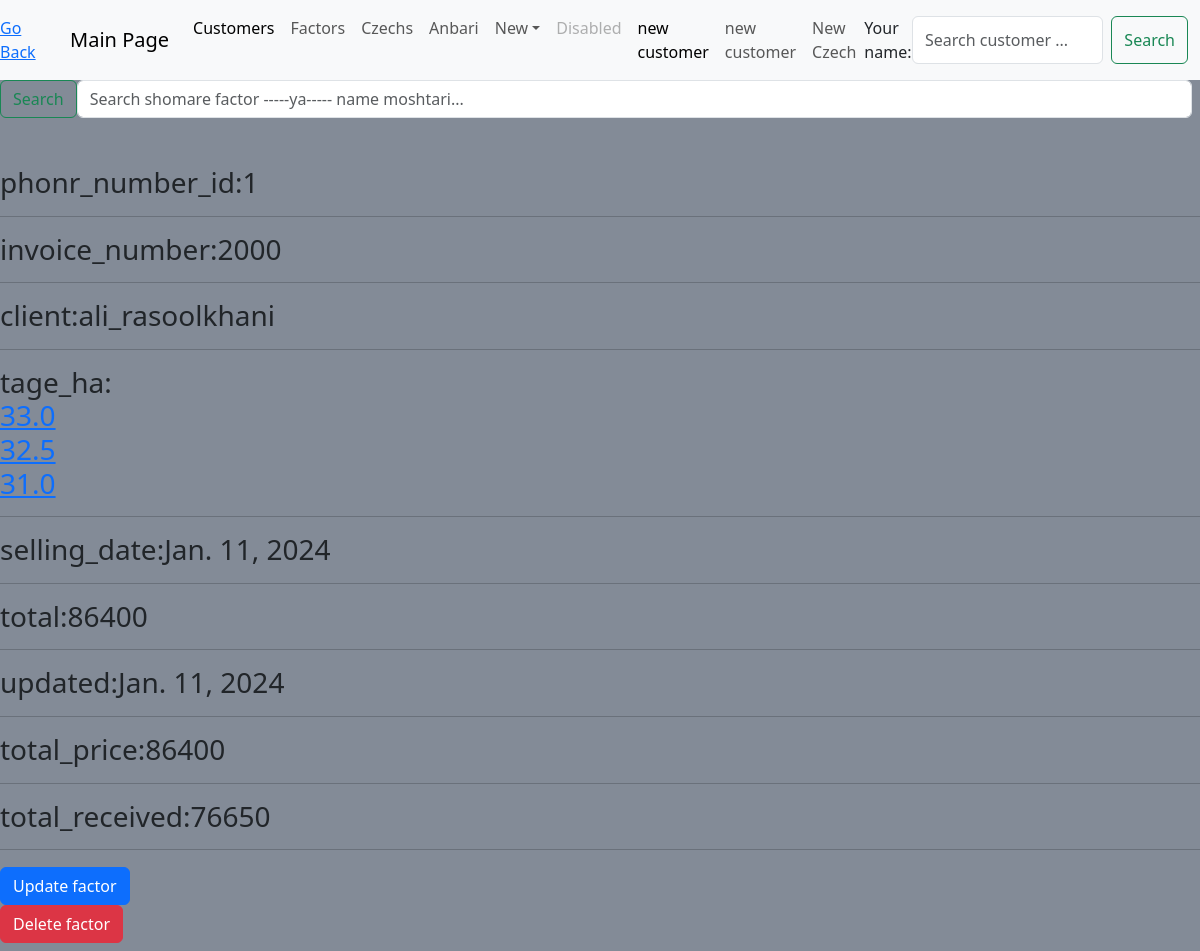
Page /factor/profile/1 on the committed database.
### factor0/models.py (models this page shows, shortened)
class Invoice(models.Model):
    invoice_number = models.IntegerField(blank=True, null=True, default=2000, unique=True)
    client = models.ForeignKey(Client, on_delete=models.SET_NULL, null=True)
    amount = models.IntegerField(null=True, default=240)
    roll = models.ManyToManyField(Roll)
    received = models.ForeignKey(Received, on_delete=models.SET_NULL, blank=True, null=True)
    selling_date = models.DateField(auto_now_add=True)
    updated = models.DateField(auto_now=True)
    @property
    def total_price(self):
        if self.roll.exists():
            if self.roll.filter(material__in=['nil', 'bangal']).exists():
                total_pricee = sum(roll.weight * (self.amount or 0) for roll in self.roll.all())
            else:
                total_pricee = sum(roll.meter * (self.amount or 0) for roll in self.roll.all())
        else:
            total_pricee = 0
        return total_pricee
    class Meta:
        ordering = ['-invoice_number', ]
        verbose_name_plural = "Invoices"

class Roll(models.Model):
    material = models.CharField(max_length=16, default='nil-bangal')
    dyeing = models.CharField(max_length=30, default='sooper_derakhshan')
    weight = models.FloatField(blank=True, null=True)
    meter = models.IntegerField(null=True, default=120)
    used_in_invoice = models.BooleanField(default=False, null=True)
    class Meta:
        ordering = ['-material', '-weight', '-meter', ]
        verbose_name_plural = "Rolls"
    def __str__(self) -> str:
        return str(self.weight)

### customer0/models.py (models this page shows, shortened)
class Client(models.Model):
    name = models.CharField(max_length=50, unique=True)
    national_code = models.CharField(max_length=16, blank =True, null = True, unique=True)
    phonr_number = models.CharField(max_length=16, unique=True)
    address = models.TextField()
    creditـlimit = models.CharField(max_length=16)
    class Meta:
        ordering = ['name', ]
        verbose_name_plural = "Clients"
    def __str__(self) -> str:
        return self.name[0:50]

### chek0/models.py (models this page shows, shortened)
class Received(models.Model):
    chek = models.ManyToManyField(Czech, blank=True)
    cash = models.IntegerField(blank=True, null=True)
    date = models.DateField(auto_now_add=True)
    updated = models.DateField(auto_now=True)
    @property
    def total_received(self):
        total_price = sum(int(t.amount) or 0 for t in self.chek.all())
        total_cash = self.cash or 0
        total = total_price + total_cash
        return total or 0

class Czech(models.Model):
    chec_bearer = models.ForeignKey(Client, null=True, on_delete=models.SET_NULL)
    check_book = models.IntegerField(unique=True)
    sayad = models.CharField(max_length=16, unique=True)
    dueـdate = models.CharField(max_length=15)
    amount = models.CharField(max_length=20)
    national_code = models.CharField(max_length=20, unique=True)
    destination = models.CharField(max_length=100, null=True, blank=True)
    dueـdate = models.DateField(auto_now_add=True)
    updated = models.DateField(auto_now=True)
    holder = models.CharField(max_length=100, null=True, blank=True)
    class RegistereChoice(models.TextChoices):
        Yes = 'yes'
        No = 'no'
    is_registered = models.CharField(max_length=16, choices =RegistereChoice, default=RegistereChoice.No)
    class Meta:
        ordering = ['-check_book', ]
    check_photo = models.ImageField( blank=True, null=True, upload_to="chekha")

### factor0/views.py (the view)
# urls.py: path('profile/<int:id>', views.factor_profile, name='profile'),
def factor_profile(request, id):
    factor = get_object_or_404(Invoice, id=id)
    content = {'factor': factor}
    return render(request, 'factor0/profile.html', content)

### factor0/templates/factor0/profile.html
{% extends 'main.html' %}
{% block content %}
<br><br>
<h3>
phonr_number_id:{{factor.id}} <hr>
invoice_number:{{factor.invoice_number}} <hr>
client:{{factor.client}}<hr>
tage_ha:<a href ="{% url 'factor:tage_factor'  factor.id %}">
            {% for roll in factor.roll.all %}
            <br/>{{ roll }}
            {% endfor %}
          </a> <br><hr>
selling_date:{{factor.selling_date}}<hr>
total:{{factor.total_price}}<hr>
updated:{{factor.updated}}<hr>
total_price:{{factor.total_price}}<hr>
total_received:{{factor.received.total_received}}<hr>
</h3>
<h3>
    <a href="{% url 'factor:update' factor.id %}">
        <button type="button" class="btn btn-primary">Update factor</button>
    </a> <br>
    <a href = "{% url 'factor:delete'  factor.id %}">
        <button type="button" class="btn btn-danger">Delete factor</button>
    </a><br>
</h3>
{% endblock content %}

### rows in the picture
Invoice: id "1", invoice_number "2000", client "ali_rasoolkhani", selling_date "Jan. 11, 2024", total_price "86400", updated "Jan. 11, 2024", received.total_received "76650"
Roll: weight "33.0"
Roll: weight "32.5"
Roll: weight "31.0"
